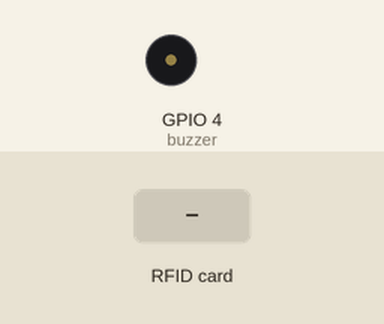
The program below on a simulated ESP32 board running MicroPython. Shown: buzzer (waves = sounding). Inputs (shaded band) come from the test bench. WiFi joins after 1.5 s; the clock reads 2024-03-15 10:24:30 at power-on unless the program sets it; what the program prints to the serial console is not drawn.

Above: at 3.2 s.
3.3 s: RFID card 5E 7A 19 C4 held to the reader
At 4.5 s:
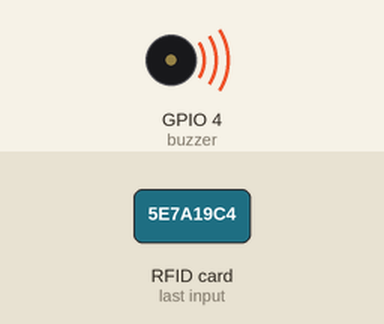
Timing chart, 0 to 7.8 s (numbered marks = the images above; inputs shaded):
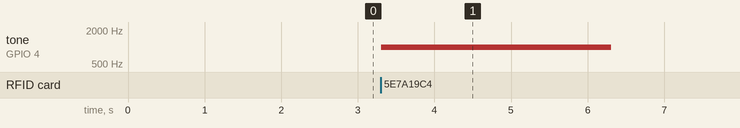

The program:

lab6.py
```python
from machine import Pin, SPI, PWM
from mfrc522 import MFRC522
import sdcard
import os
import network
import urequests
import ntptime
import time


# =========================
# WiFi Configuration
# =========================
SSID = "Robotic WIFI"
PASSWORD = "rbtWIFI@2025"

# =========================
# Firestore Configuration
# =========================
PROJECT_ID = "iot-class-3f2b8"
FIRESTORE_URL = "https://firestore.googleapis.com/v1/projects/{}/databases/(default)/documents/attendance".format(PROJECT_ID)

# =========================
# Hardware Pin Configuration
# =========================
RFID_SCK  = 18
RFID_MOSI = 23
RFID_MISO = 19
RFID_RST  = 22
RFID_CS   = 16

SD_SCK    = 14
SD_MOSI   = 15
SD_MISO   = 2
SD_CS     = 13

BUZZER_PIN  = 4
BUZZER_FREQ = 1000

# =========================
# SD Card Log File
# =========================
LOG_FILE = "/sd/attendance.csv"

# =========================
# Student Database
# =========================
STUDENTS = {
    "2432192296203":  {"name": "Yubendh", "student_id": "2024251", "major": "Software Development"},
    "15820719118090": {"name": "Yubendh", "student_id": "2024251", "major": "Software Development"},
}

# =========================
# Hardware Setup
# =========================
rfid_spi = SPI(1, baudrate=1000000, polarity=0, phase=0,
               sck=Pin(RFID_SCK), mosi=Pin(RFID_MOSI), miso=Pin(RFID_MISO))
rdr = MFRC522(spi=rfid_spi, gpioRst=Pin(RFID_RST), gpioCs=Pin(RFID_CS))

sd_spi = SPI(2, baudrate=1000000,
             sck=Pin(SD_SCK), mosi=Pin(SD_MOSI), miso=Pin(SD_MISO))
sd_cs = Pin(SD_CS)

buzzer = PWM(Pin(BUZZER_PIN))
buzzer.freq(BUZZER_FREQ)
buzzer.duty(0)


def connect_wifi():
    wifi = network.WLAN(network.STA_IF)
    wifi.active(False)
    time.sleep(0.5)
    wifi.active(True)
    if not wifi.isconnected():
        wifi.connect(SSID, PASSWORD)
        print("Connecting to WiFi", end="")
        while not wifi.isconnected():
            print(".", end="")
            time.sleep(0.3)
    print("\nWiFi connected:", wifi.ifconfig()[0])


def sync_time():
    try:
        ntptime.settime()
        print("Time synced via NTP")
    except Exception as e:
        print("NTP sync failed:", e)


UTC_OFFSET_HOURS = 7

def get_datetime_str():
    t = time.localtime(time.time() + UTC_OFFSET_HOURS * 3600)
    return "{:04d}-{:02d}-{:02d} {:02d}:{:02d}:{:02d}".format(
        t[0], t[1], t[2], t[3], t[4], t[5]
    )


def beep(duration):
    buzzer.duty(512)
    time.sleep(duration)
    buzzer.duty(0)


def save_to_sd(uid, name, student_id, major, datetime_str):
    sd = sdcard.SDCard(sd_spi, sd_cs)
    vfs = os.VfsFat(sd)
    os.mount(vfs, "/sd")

    try:
        try:
            os.stat(LOG_FILE)
            write_header = False
        except OSError:
            write_header = True

        with open(LOG_FILE, "a") as f:
            if write_header:
                f.write("UID,Name,StudentID,Major,DateTime\n")
            f.write("{},{},{},{},{}\n".format(uid, name, student_id, major, datetime_str))

        print("Saved to SD:", uid, name, datetime_str)
    except Exception as e:
        print("SD write error:", e)
    finally:
        os.umount("/sd")


def send_to_firestore(uid, name, student_id, major, datetime_str):
    data = {
        "fields": {
            "uid":        {"stringValue": uid},
            "name":       {"stringValue": name},
            "student_id": {"stringValue": student_id},
            "major":      {"stringValue": major},
            "datetime":   {"stringValue": datetime_str},
        }
    }
    try:
        res = urequests.post(FIRESTORE_URL, json=data)
        print("Firestore:", res.text)
        res.close()
    except Exception as e:
        print("Firestore error:", e)


def main():
    connect_wifi()
    sync_time()

    print("Scan RFID card...")

    while True:
        (stat, tag_type) = rdr.request(rdr.REQIDL)

        if stat == rdr.OK:
            (stat, uid) = rdr.anticoll()

            if stat == rdr.OK:
                uid_str = "".join([str(b) for b in uid])
                print("UID:", uid_str)

                datetime_str = get_datetime_str()

                if uid_str in STUDENTS:
                    student    = STUDENTS[uid_str]
                    name       = student["name"]
                    student_id = student["student_id"]
                    major      = student["major"]

                    print("Valid:", name, student_id, major)
                    print("DateTime:", datetime_str)

                    beep(0.3)
                    save_to_sd(uid_str, name, student_id, major, datetime_str)
                    send_to_firestore(uid_str, name, student_id, major, datetime_str)

                else:
                    print("Unknown Card")
                    beep(3)

                time.sleep(2)


main()
```

Measured:
- after the input at 3.3 s, tone on GPIO 4 (buzzer): silent → 1000 Hz at once, → silent 3.0 s later
